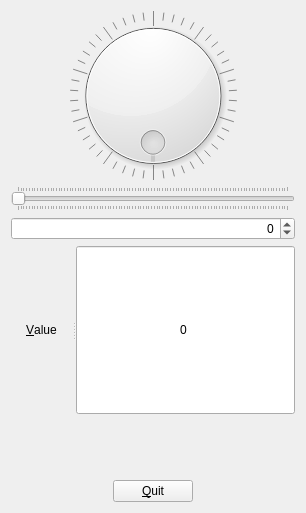
<?xml version="1.0" encoding="UTF-8"?>
<ui version="4.0">
 <class>Widget</class>
 <widget class="QWidget" name="Widget">
  <property name="geometry">
   <rect>
    <x>0</x>
    <y>0</y>
    <width>306</width>
    <height>513</height>
   </rect>
  </property>
  <property name="windowTitle">
   <string>Widget</string>
  </property>
  <layout class="QVBoxLayout" name="verticalLayout">
   <item>
    <widget class="QDial" name="dial">
     <property name="wrapping">
      <bool>true</bool>
     </property>
     <property name="notchesVisible">
      <bool>true</bool>
     </property>
    </widget>
   </item>
   <item>
    <widget class="QSlider" name="horizontalSlider">
     <property name="orientation">
      <enum>Qt::Orientation::Horizontal</enum>
     </property>
     <property name="tickPosition">
      <enum>QSlider::TickPosition::TicksBothSides</enum>
     </property>
     <property name="tickInterval">
      <number>0</number>
     </property>
    </widget>
   </item>
   <item>
    <widget class="QSpinBox" name="spinBox">
     <property name="wrapping">
      <bool>true</bool>
     </property>
     <property name="alignment">
      <set>Qt::AlignmentFlag::AlignRight|Qt::AlignmentFlag::AlignTrailing|Qt::AlignmentFlag::AlignVCenter</set>
     </property>
    </widget>
   </item>
   <item>
    <widget class="QSplitter" name="splitter">
     <property name="orientation">
      <enum>Qt::Orientation::Horizontal</enum>
     </property>
     <widget class="QLabel" name="label">
      <property name="text">
       <string>&amp;Value</string>
      </property>
      <property name="alignment">
       <set>Qt::AlignmentFlag::AlignCenter</set>
      </property>
      <property name="buddy">
       <cstring>lineEdit</cstring>
      </property>
     </widget>
     <widget class="QLineEdit" name="lineEdit">
      <property name="inputMask">
       <string>09</string>
      </property>
      <property name="text">
       <string>0</string>
      </property>
      <property name="alignment">
       <set>Qt::AlignmentFlag::AlignCenter</set>
      </property>
      <property name="placeholderText">
       <string>input the number</string>
      </property>
     </widget>
    </widget>
   </item>
   <item>
    <spacer name="verticalSpacer">
     <property name="orientation">
      <enum>Qt::Orientation::Vertical</enum>
     </property>
     <property name="sizeType">
      <enum>QSizePolicy::Policy::Maximum</enum>
     </property>
     <property name="sizeHint" stdset="0">
      <size>
       <width>20</width>
       <height>60</height>
      </size>
     </property>
    </spacer>
   </item>
   <item>
    <layout class="QHBoxLayout" name="horizontalLayout">
     <item>
      <spacer name="horizontalSpacer_2">
       <property name="orientation">
        <enum>Qt::Orientation::Horizontal</enum>
       </property>
       <property name="sizeHint" stdset="0">
        <size>
         <width>40</width>
         <height>20</height>
        </size>
       </property>
      </spacer>
     </item>
     <item>
      <widget class="QPushButton" name="pushButton">
       <property name="text">
        <string>&amp;Quit</string>
       </property>
      </widget>
     </item>
     <item>
      <spacer name="horizontalSpacer">
       <property name="orientation">
        <enum>Qt::Orientation::Horizontal</enum>
       </property>
       <property name="sizeHint" stdset="0">
        <size>
         <width>40</width>
         <height>20</height>
        </size>
       </property>
      </spacer>
     </item>
    </layout>
   </item>
  </layout>
 </widget>
 <tabstops>
  <tabstop>lineEdit</tabstop>
  <tabstop>spinBox</tabstop>
  <tabstop>horizontalSlider</tabstop>
  <tabstop>dial</tabstop>
  <tabstop>pushButton</tabstop>
 </tabstops>
 <resources/>
 <connections>
  <connection>
   <sender>dial</sender>
   <signal>valueChanged(int)</signal>
   <receiver>horizontalSlider</receiver>
   <slot>setValue(int)</slot>
   <hints>
    <hint type="sourcelabel">
     <x>142</x>
     <y>179</y>
    </hint>
    <hint type="destinationlabel">
     <x>141</x>
     <y>196</y>
    </hint>
   </hints>
  </connection>
  <connection>
   <sender>horizontalSlider</sender>
   <signal>valueChanged(int)</signal>
   <receiver>spinBox</receiver>
   <slot>setValue(int)</slot>
   <hints>
    <hint type="sourcelabel">
     <x>120</x>
     <y>203</y>
    </hint>
    <hint type="destinationlabel">
     <x>117</x>
     <y>226</y>
    </hint>
   </hints>
  </connection>
  <connection>
   <sender>spinBox</sender>
   <signal>valueChanged(int)</signal>
   <receiver>dial</receiver>
   <slot>setValue(int)</slot>
   <hints>
    <hint type="sourcelabel">
     <x>220</x>
     <y>223</y>
    </hint>
    <hint type="destinationlabel">
     <x>228</x>
     <y>165</y>
    </hint>
   </hints>
  </connection>
  <connection>
   <sender>spinBox</sender>
   <signal>textChanged(QString)</signal>
   <receiver>lineEdit</receiver>
   <slot>setText(QString)</slot>
   <hints>
    <hint type="sourcelabel">
     <x>163</x>
     <y>226</y>
    </hint>
    <hint type="destinationlabel">
     <x>167</x>
     <y>254</y>
    </hint>
   </hints>
  </connection>
  <connection>
   <sender>pushButton</sender>
   <signal>clicked()</signal>
   <receiver>Widget</receiver>
   <slot>close()</slot>
   <hints>
    <hint type="sourcelabel">
     <x>154</x>
     <y>411</y>
    </hint>
    <hint type="destinationlabel">
     <x>235</x>
     <y>395</y>
    </hint>
   </hints>
  </connection>
 </connections>
</ui>
